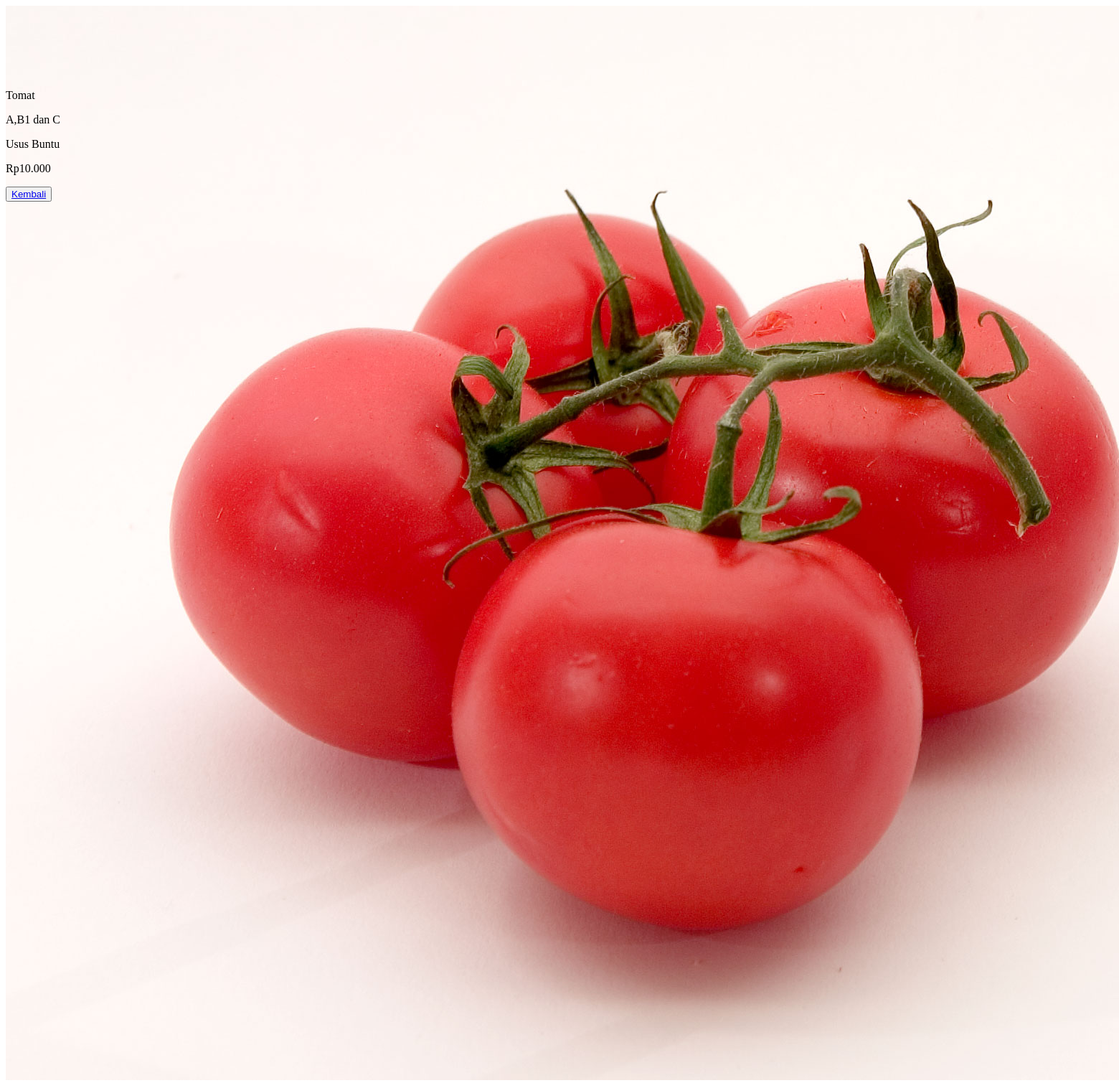
Screenshot of /Latihan6e/php/detail.php?id=1 with the database file from the repository.
### tables this page shows
CREATE TABLE `buah` (
  `id` int(11) NOT NULL,
  `Foto` varchar(100) NOT NULL,
  `nama` varchar(100) NOT NULL,
  `Vitamin` varchar(100) NOT NULL,
  `Manfaat` varchar(100) NOT NULL,
  `Harga` varchar(100) NOT NULL
);

### Latihan6e/php/functions.php (called while the page is built, shortened)
<?php
function koneksi()
{
    $conn = mysqli_connect("localhost", "root", "") or die("koneksi ke DB gagal");
    mysqli_select_db($conn, "tubes_193040087") or die("Database Salah");
    return $conn;
}
function query($sql)
{
    $conn = koneksi();
    $result = mysqli_query($conn, "$sql");
    while ($row = mysqli_fetch_assoc($result)) {
        $rows[] = $row;
    }
    return $rows;
}
?>

### Latihan6e/php/detail.php (the view, shortened to what this page needs)
<?php
    require 'functions.php' ;
    $id = $_GET['id'];
    $buah = query("SELECT * FROM buah WHERE id = $id")[0];
?>
<!DOCTYPE html>
<html lang="en">
<head>
</head>
<body>
    <div class="container">
        <div class="gambar">
            <img src="../assets/img/<?= $buah["Foto"]; ?>" alt="">
        </div>
        <div class="keterangan">
            <p><?= $buah["nama"]; ?></p>
            <p><?= $buah["Vitamin"]; ?></p>
            <p><?= $buah["Manfaat"]; ?></p>
            <p><?= $buah["Harga"]; ?></p>
        </div>
        <button class="tombol-kembali"><a href="../index.php">Kembali</a></button>
    </div>
</body>
</html>

### Latihan6e/php/detail.php (style rules this page uses)
.container .gambar { width: 100px; height: 100px; }

### rows the page displays
buah: Foto (picture), nama "Tomat", Vitamin "A,B1 dan C", Manfaat "Usus Buntu", Harga "Rp10.000"
